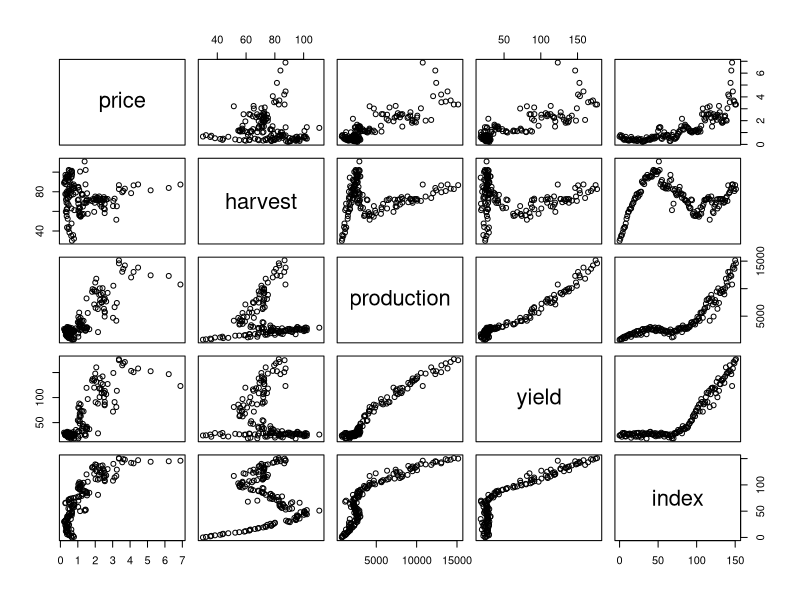
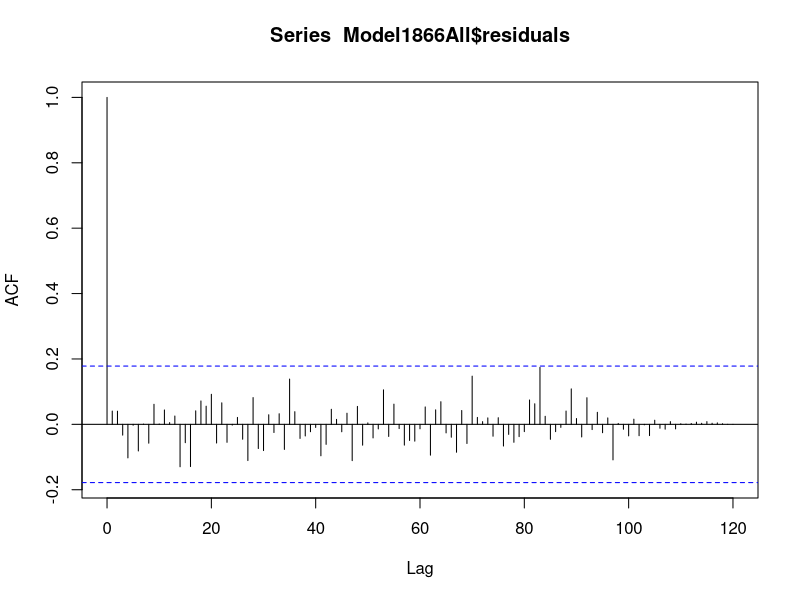
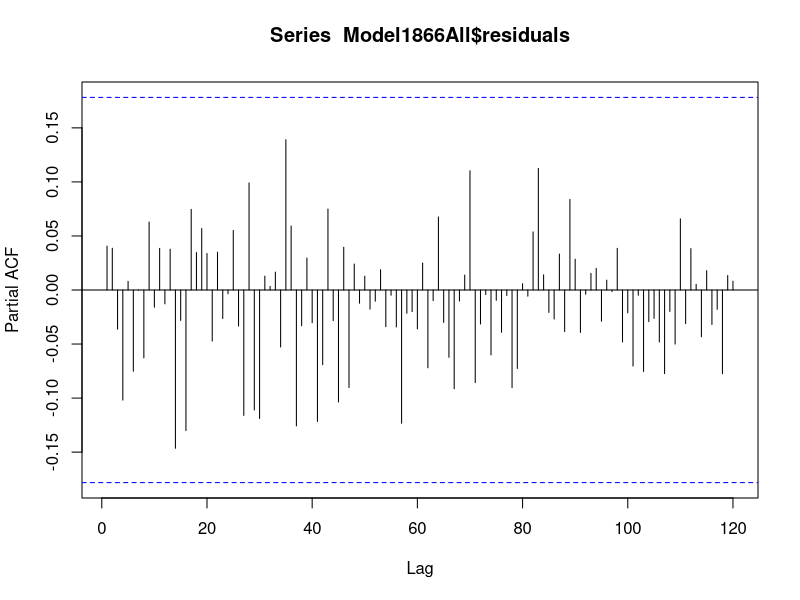
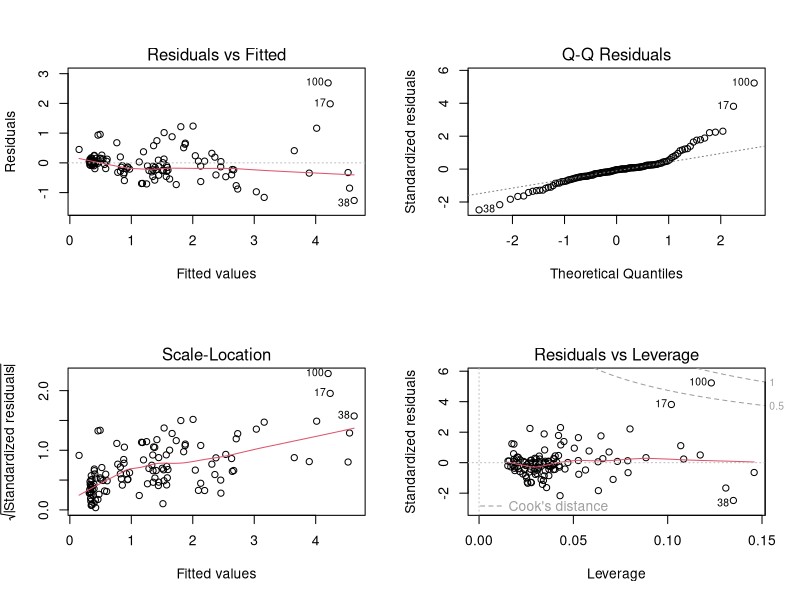

Recreate these plots in R, in order.
######################
# Project 3 R Script #
# Hoops Billings     #
######################
#This script is used to perform a multiple linear regression analysis on the USDA
#Feed grains database cleaned data, with farmer received price as the response variable.

#Start by setting working directory, random seed, and loading needed packages
setwd("/Users/zanebillings/Documents/Academic/2019 Spring/MATH 375/Project3/WorkingDirectory")
set.seed(863)
library(tidyverse)
library(car)

#import data, rename columns, create dummy var for tracking time
CornFull <- read_csv("Feed_Grains_CornData_Clean.csv")
n <- nrow(CornFull)
CornFull$index <- seq(from = 0, to = (n - 1), by = 1)

#set up the training dataset and the testing dataset
CornTraining <- sample_n(tbl = CornFull,
                       size = floor(0.8*nrow(CornFull)))
CornTesting <- setdiff(CornFull,CornTraining)

#Set up the reduced model
ModelFullReduced <- lm(formula = price~1,
                      data = CornTraining)
summary(ModelFullReduced)

#Set up the model with time only
ModelTimeOnly <- lm(formula = price~index,
                   data = CornTraining)
summary(ModelTimeOnly)

#Model with only longest-running parameters
Model1866All <- lm(formula = price~index+harvest+production+yield,
               data = CornTraining)
summary(Model1866All)

#Matrix of pairwise correlations for the 1866 full model
CornPairs = cbind(CornFull[,2],CornFull[,4:6],CornFull[,23])
pairs(CornPairs)

#Stepwise Regression for the model using the 1866 parameters
##Forward stepwise regression for the 1866 model
Model1866ForwardStep <-
  step(object = ModelFullReduced,
       scope = price~index+harvest+production+yield,
       data = CornTraining,
       direction = "forward")
##Backward stepwise regression for the 1866 model
Model1866BackwardStep <-
  step(object = Model1866All,
       scope = price~1,
       data = CornTraining,
       direction = "backward")

#Analysis of Residuals for full 1866 model
acf(Model1866All$residuals,lag.max = 150)
pacf(Model1866All$residuals,lag.max = 150)

#Test for residual homoscedasticity and normality
par(mfrow=c(2,2)) 
plot(Model1866All)
shapiro.test(Model1866All$residuals)
ncvTest(Model1866All)

#Find Influential poitns for the 1866 model
influence.measures(Model1866All)







